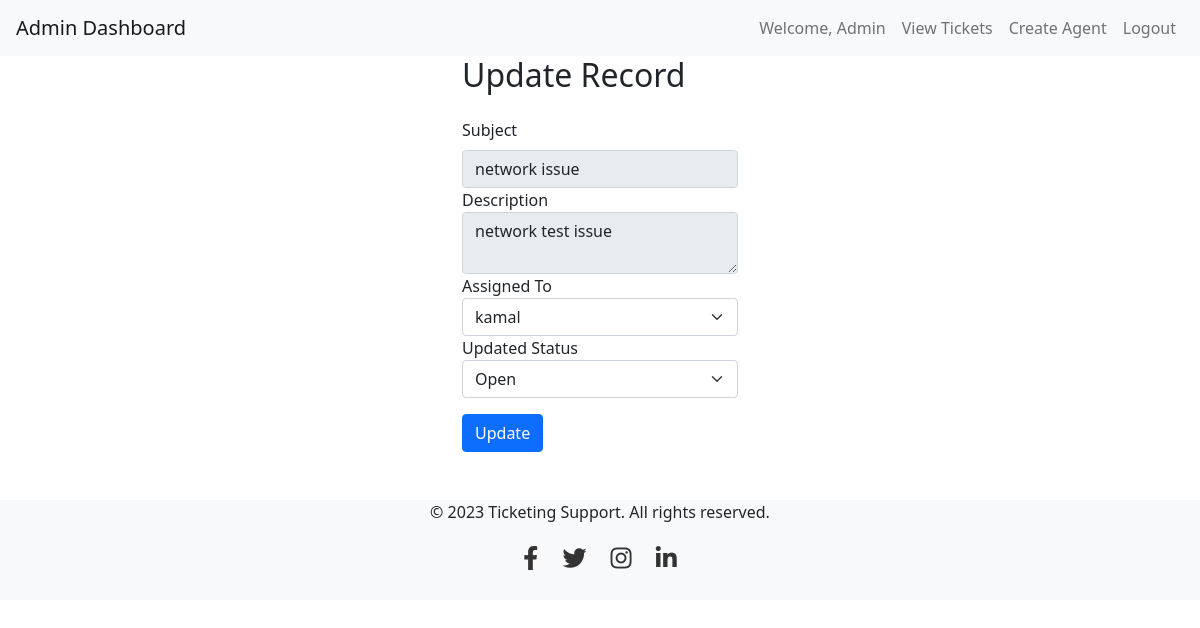
The app's page /admin/update-guest-record.php?id=3 with its own data.
### tables this page shows
CREATE TABLE `guest_tickets` (
  `id` int(11) NOT NULL,
  `ticket_id` varchar(255) NOT NULL,
  `user_id` int(11) NOT NULL,
  `agent_id` int(11) NOT NULL,
  `subject` varchar(100) NOT NULL,
  `description` text NOT NULL,
  `status` varchar(255) NOT NULL DEFAULT 'Open',
  `created_at` timestamp NOT NULL DEFAULT current_timestamp(),
  `updated_at` timestamp NOT NULL DEFAULT current_timestamp()
);

CREATE TABLE `agents` (
  `id` int(11) NOT NULL,
  `name` varchar(50) NOT NULL,
  `email` varchar(100) NOT NULL,
  `password` varchar(255) NOT NULL
);

### admin/update-guest-record.php (the view, shortened to what this page needs)
<?php
require_once '../db.php';
if (isset($_GET['id'])) {
    $ticketId = $_GET['id'];
    $stmt = $db->prepare("SELECT t.*, u.name AS user_name, a.name AS agent_name FROM guest_tickets t LEFT JOIN users u ON t.user_id = u.id LEFT JOIN agents a ON t.agent_id = a.id WHERE t.id = ?");
    $stmt->bind_param("i", $ticketId);
    $stmt->execute();
    $result = $stmt->get_result();
    $ticket = $result->fetch_assoc();
    $agentsStmt = $db->prepare("SELECT id, name FROM agents");
    $agentsStmt->execute();
    $agentsResult = $agentsStmt->get_result();
    $agents = $agentsResult->fetch_all(MYSQLI_ASSOC);
}
?>
<!DOCTYPE html>
<html lang="en">
<head>
    <link href="https://cdn.jsdelivr.net/npm/bootstrap@5.0.2/dist/css/bootstrap.min.css" rel="stylesheet"
>
    <link href="https://cdnjs.cloudflare.com/ajax/libs/font-awesome/5.15.1/css/all.min.css" rel="stylesheet">
    <link rel="stylesheet" href="../css/style.css">
</head>
<body>
    <nav class="navbar navbar-expand-lg navbar-light bg-light px-3">
        <a class="navbar-brand" href="dashboard.php">Admin Dashboard</a>
        <div class="collapse navbar-collapse" id="navbarNav">
            <ul class="navbar-nav ms-auto">
                <li class="nav-item">
                    <span class="nav-link">Welcome, Admin</span>
                </li>
                <li class="nav-item">
                    <a class="nav-link" href="view-guest-tickets.php">View Tickets</a>
                </li>
                <li class="nav-item">
                    <a class="nav-link" href="create-agent.php">Create Agent</a>
                </li>
                <li class="nav-item">
                    <a class="nav-link" href="../controller/logout.php">Logout</a>
                </li>
            </ul>
        </div>
    </nav>
    <div class="container w-25">
        <h2 class="mb-4">Update Record</h2>
        <form id="updateRecordForm" method="POST" action="update-guest-record.php">
            <div class="col-auto">
                <label for="subject" class="form-label">Subject</label>
                <input type="text" class="form-control" id="subject" name="subject"
                    value="<?php echo $ticket['subject']; ?>" readonly>
            </div>
            <div class="col-auto">
                <label for="description">Description</label>
                <textarea class="form-control" id="description" name="description"
                    readonly><?php echo $ticket['description']; ?></textarea>
            </div>
            <div class="col-auto">
                <label for="assigned_to">Assigned To</label>
                <select class="form-select" id="assigned_to" name="assigned_to">
                    <?php foreach ($agents as $agent): ?>
                    <option value="<?php echo $agent['id']; ?>"
                        <?php echo $agent['id'] == $ticket['agent_id'] ? 'selected' : ''; ?>>
                        <?php echo $agent['name']; ?>
                    </option>
                    <?php endforeach; ?>
                </select>
            </div>
            <div class="col-auto">
                <label for="updated_status">Updated Status</label>
                <select class="form-select" id="updated_status" name="updated_status">
                    <option value="open" <?php echo $ticket['status'] == 'open' ? 'selected' : ''; ?>>Open</option>
                </select>
            </div>
            <button type="submit" class="btn btn-primary mt-3">Update</button>
        </form>
    </div>
    <footer class="footer mt-5 start-0 end-0 bottom-0">
        <div class="container">
            <p>&copy; 2023 Ticketing Support. All rights reserved.</p>
            <div class="social-icons">
                <a href="#"><i class="fab fa-facebook-f"></i></a>
                <a href="#"><i class="fab fa-twitter"></i></a>
                <a href="#"><i class="fab fa-instagram"></i></a>
                <a href="#"><i class="fab fa-linkedin-in"></i></a>
            </div>
        </div>
    </footer>
</body>
</html>

### css/style.css (style rules this page uses)
.footer { background-color: #f8f9fa; text-align: center; height:100px; }
.social-icons a { margin: 0 10px; color: #333; font-size: 24px; }

### records on screen
guest_tickets: subject "network issue", description "network test issue", assigned_to "kamal"
